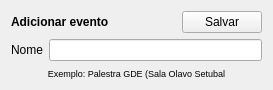
<?xml version="1.0" encoding="UTF-8"?>
<ui version="4.0">
 <class>Form</class>
 <widget class="QWidget" name="Form">
  <property name="geometry">
   <rect>
    <x>0</x>
    <y>0</y>
    <width>273</width>
    <height>90</height>
   </rect>
  </property>
  <property name="windowTitle">
   <string>Adicionar evento</string>
  </property>
  <property name="windowIcon">
   <iconset>
    <normaloff>../Add.png</normaloff>../Add.png</iconset>
  </property>
  <layout class="QHBoxLayout" name="horizontalLayout_3">
   <item>
    <layout class="QVBoxLayout" name="verticalLayout">
     <item>
      <layout class="QHBoxLayout" name="horizontalLayout">
       <item>
        <widget class="QLabel" name="label">
         <property name="font">
          <font>
           <weight>75</weight>
           <bold>true</bold>
          </font>
         </property>
         <property name="text">
          <string>Adicionar evento</string>
         </property>
        </widget>
       </item>
       <item>
        <spacer name="horizontalSpacer">
         <property name="orientation">
          <enum>Qt::Horizontal</enum>
         </property>
         <property name="sizeHint" stdset="0">
          <size>
           <width>40</width>
           <height>20</height>
          </size>
         </property>
        </spacer>
       </item>
       <item>
        <widget class="QPushButton" name="pushButton">
         <property name="text">
          <string>Salvar</string>
         </property>
        </widget>
       </item>
      </layout>
     </item>
     <item>
      <layout class="QHBoxLayout" name="horizontalLayout_2">
       <item>
        <widget class="QLabel" name="label_2">
         <property name="text">
          <string>Nome</string>
         </property>
        </widget>
       </item>
       <item>
        <widget class="QLineEdit" name="lineEdit"/>
       </item>
      </layout>
     </item>
     <item>
      <widget class="QLabel" name="label_3">
       <property name="font">
        <font>
         <pointsize>7</pointsize>
        </font>
       </property>
       <property name="text">
        <string>Exemplo: Palestra GDE (Sala Olavo Setubal</string>
       </property>
       <property name="alignment">
        <set>Qt::AlignCenter</set>
       </property>
      </widget>
     </item>
    </layout>
   </item>
  </layout>
 </widget>
 <resources/>
 <connections/>
</ui>
